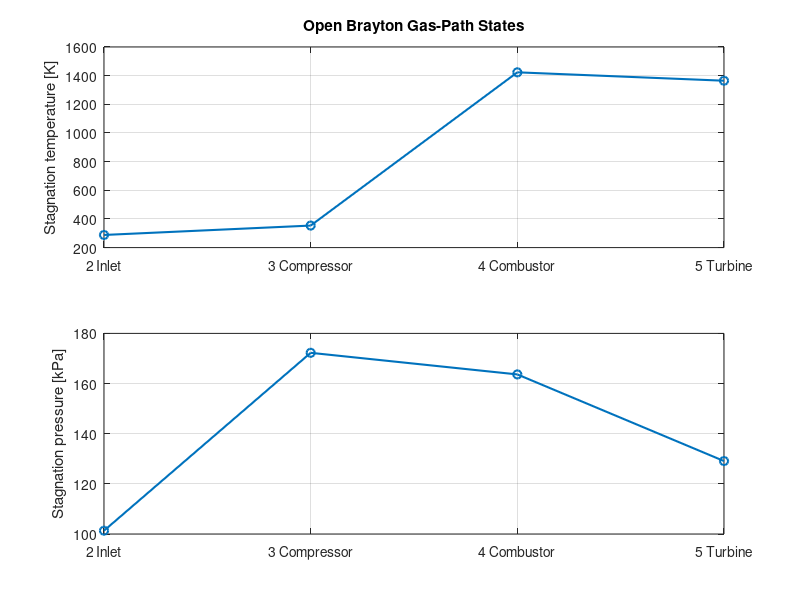

Write the MATLAB code that produced this figure.
clear; clc; close all;

%% Inputs
T_ambient_K        = 288.15;
P_ambient_Pa       = 101325;
compressor_PR      = 1.70;       % estimated, no compressor map
eta_compressor     = 0.72;
combustor_dP_frac  = 0.05;
T_turbine_in_K     = 1150 + 273.15;
eta_turbine        = 0.72;
eta_shaft          = 0.95;
eta_combustion     = 0.98;
fuel_LHV_J_per_kg  = 46.4e6;
mdot_air_kg_s      = 0.15;       % assumed airflow
cp_air_J_kgK       = 1005;
cp_gas_J_kgK       = 1150;
gamma_air          = 1.40;
gamma_gas          = 1.33;
R_air_J_kgK        = 287.05;

assert(T_ambient_K > 0 && P_ambient_Pa > 0 && T_turbine_in_K > 0);
assert(compressor_PR >= 1 && mdot_air_kg_s > 0);
assert(all([eta_compressor,eta_turbine,eta_shaft,eta_combustion] > 0) && ...
       all([eta_compressor,eta_turbine,eta_shaft,eta_combustion] <= 1));
assert(combustor_dP_frac >= 0 && combustor_dP_frac < 1);
assert(cp_air_J_kgK > 0 && cp_gas_J_kgK > 0 && fuel_LHV_J_per_kg > 0);
assert(gamma_air > 1 && gamma_gas > 1 && R_air_J_kgK > 0);

%% Cycle
Tt2 = T_ambient_K;
Pt2 = P_ambient_Pa;
Pt3 = Pt2 * compressor_PR;
Tt3_ideal = Tt2 * compressor_PR^((gamma_air-1)/gamma_air);
Tt3 = Tt2 + (Tt3_ideal-Tt2)/eta_compressor;

Pt4 = Pt3 * (1-combustor_dP_frac);
Tt4 = T_turbine_in_K;

denominator = eta_combustion*fuel_LHV_J_per_kg - cp_gas_J_kgK*Tt4;
assert(denominator > 0, 'Combustor energy balance has no valid positive denominator.');
f = (cp_gas_J_kgK*Tt4 - cp_air_J_kgK*Tt3)/denominator;
assert(f > 0, 'Nonpositive fuel/air ratio: check turbine inlet temperature and parameters.');

specific_compressor_work_J_kg_air = cp_air_J_kgK*(Tt3-Tt2);
Tt5 = Tt4 - specific_compressor_work_J_kg_air/(eta_shaft*(1+f)*cp_gas_J_kgK);
assert(Tt5 > 0 && Tt5 < Tt4, 'Invalid turbine exit temperature.');

Tt5s = Tt4 - (Tt4-Tt5)/eta_turbine;
assert(Tt5s > 0, 'Invalid turbine isentropic exit temperature.');
Pt5 = Pt4*(Tt5s/Tt4)^(gamma_gas/(gamma_gas-1));
assert(Pt5 > 0, 'Invalid turbine exit pressure.');

mdot_fuel_kg_s = f*mdot_air_kg_s;
mdot_exhaust_kg_s = (1+f)*mdot_air_kg_s;
compressor_power_W = mdot_air_kg_s*specific_compressor_work_J_kg_air;
turbine_gas_power_W = mdot_exhaust_kg_s*cp_gas_J_kgK*(Tt4-Tt5);
shaft_power_W = eta_shaft*turbine_gas_power_W;
fuel_chemical_power_W = mdot_fuel_kg_s*fuel_LHV_J_per_kg;

%% Results
fprintf('\nOPEN BRAYTON GAS-PATH MODEL (illustrative inputs)\n');
fprintf('Station       Tt [K]       Pt [kPa]\n');
fprintf('2 (inlet)    %8.2f     %9.2f\n', Tt2,Pt2/1000);
fprintf('3 (comp out) %8.2f     %9.2f\n', Tt3,Pt3/1000);
fprintf('4 (turb in)  %8.2f     %9.2f\n', Tt4,Pt4/1000);
fprintf('5 (turb out) %8.2f     %9.2f\n', Tt5,Pt5/1000);
fprintf('\nFuel/air mass ratio f          = %.5f\n',f);
fprintf('Fuel flow                     = %.5f kg/s\n',mdot_fuel_kg_s);
fprintf('Exhaust flow                  = %.5f kg/s\n',mdot_exhaust_kg_s);
fprintf('Compressor shaft demand       = %.2f kW\n',compressor_power_W/1000);
fprintf('Turbine gas work rate         = %.2f kW\n',turbine_gas_power_W/1000);
fprintf('Useful turbine shaft power    = %.2f kW\n',shaft_power_W/1000);
fprintf('Fuel chemical energy rate     = %.2f kW\n',fuel_chemical_power_W/1000);
if Pt5 <= P_ambient_Pa
    warning('Turbine exit total pressure is <= ambient: a simple expanding nozzle cannot produce the assumed jet.');
end
fprintf('\nNOTE: Compressor PR and air flow are assumptions, not compressor-map results.\n');
fprintf('Turbine inlet temperature is user-supplied; verify whether measured or design target.\n');

%% Plots
stations = {'2 Inlet','3 Compressor','4 Combustor','5 Turbine'};
figure('Name','Turbojet Brayton Gas-Path States','Color','w');
subplot(2,1,1);
plot(1:4,[Tt2,Tt3,Tt4,Tt5],'-o','LineWidth',1.5);
set(gca,'XTick',1:4,'XTickLabel',stations); grid on;
ylabel('Stagnation temperature [K]'); title('Open Brayton Gas-Path States');
subplot(2,1,2);
plot(1:4,[Pt2,Pt3,Pt4,Pt5]/1000,'-o','LineWidth',1.5);
set(gca,'XTick',1:4,'XTickLabel',stations); grid on;
ylabel('Stagnation pressure [kPa]');
